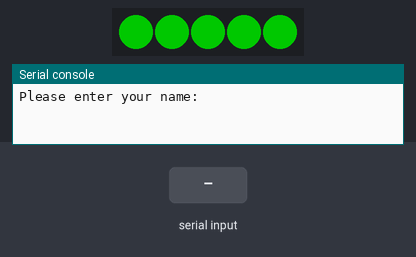
The program below on a simulated Raspberry Pi Pico running MicroPython. On the bench: 5 RGB LEDs in strip order, left to right, the last lines printed to the serial console. The inputs (shaded band) are chosen by the test bench. Dim RGB values are drawn brighter than linear.

Above: at 3.7 s.
3.8 s: "health_potion" typed at the serial console, then Enter
5.3 s: "fight" typed at the serial console, then Enter
6.8 s: "y" typed at the serial console, then Enter
8.3 s: "fight" typed at the serial console, then Enter
At 8.7 s:
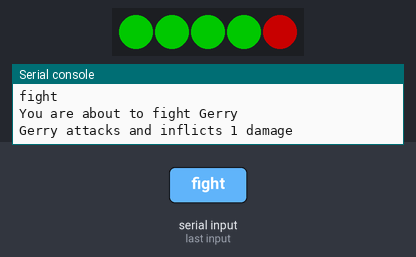
At 10.7 s:
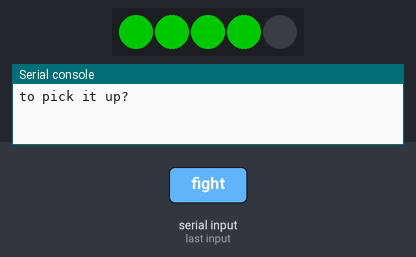
Timing chart, 0 to 12.2 s (numbered marks = the images above; inputs shaded):
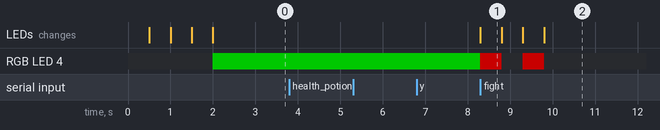

The program:

neo_pixel_three.py
```python
import neopixel
import time
from machine import Pin
import random
import sys

p = Pin(0,Pin.OUT)
n = neopixel.NeoPixel(p, 5)

for i in range(5):
    n[i] = (0,100,0)
    n.write()
    time.sleep(.5)


class Player(object):
    def __init__(self, player_name):
        self.player_name  = player_name
        self.inventory = []
        self.direction = "North"
        self.health = 4

    def fight(self, monster):
        print(f"You are about to fight {monster}")


        print(f"{monster} attacks and inflicts 1 damage")
        damage_function(self.health)
        self.health = self.health -1

        if(self.health < 0):
            print("You died.")
            sys.exit()

    def move(self, direction, distance):
        print(f"You have moved {distance} meters in a {direction} direction")
        direction = direction

    def pick_up_item(self,item):
        print(f"You picked up {item}")
        self.inventory.append(item)
        print(f"{item} has been placed in your inventory")

    def drop_item(self,item):
        inventory.remove(item)
        print(f"You have dropped {item}")

    def use_item(self, item):
        print(f"You are about to use {item}")
        if item == "health_potion":
            self.health = self.health + 1
            heal_function(self.health)


def damage_function(health_points):
        n[health_points] = (100,0,0)
        n.write()
        time.sleep(.5)
        n[health_points] = (0,0,0)
        n.write()
        time.sleep(.5)
        n[health_points] = (100,0,0)
        n.write()
        time.sleep(.5)
        n[health_points] = (0,0,0)
        n.write()

def heal_function(health_points):

    n[health_points] = (0,100,0)
    n.write()
    time.sleep(.5)
    n[health_points] = (0,0,0)
    n.write()
    time.sleep(.5)
    n[health_points] = (0,100,0)
    n.write()

name = input("Please enter your name: ")
player_one = Player(name)
print(f"Welcome to the game {player_one.player_name}")
print(f"""
You find yourself in a dark hallway facing {player_one.direction}. There are
walls to your left or right. In front of you is the dark abyss. What direction
do you want to go in?
""")
direction = input("Which direction do you want to go in? ")
distance = input("How far do you want to walk? ")

player_one.move(direction,distance)

choice = input("You come face to face with a Monster. Do you want to fight or run?")

if choice.lower() == "fight":
    player_one.fight("Gerry")
else:
    print("You run away!")

print("""
In the darkness you stumble on an item. It's a health potion! Do you want
to pick it up?
""")
choice = input()

if choice.lower() == "y" or choice.lower() == "yes":
    player_one.pick_up_item("health_potion")
else:
    print(f"You walk past the health potion without a thought.")

if player_one.health < 4:
    print("You notice your health is low. Do you want to use the health potion?")
    choice = input()
    if choice.lower() == "y" or choice.lower == "yes":
        player_one.use_item("health_potion")
    else:
        print("You stash the potion in your backpack for future use.")
```

Measured:
- after the input at 8.3 s, RGB LED 4: alternates RGB(100, 0, 0) for 0.50 s and off for 0.50 s, 4 changes in all, then stays off, starting at once; the LEDs: change at once (image 1)
- what the display in image 1 shows lasts 0.5 s, from 8.3 s to 8.8 s
